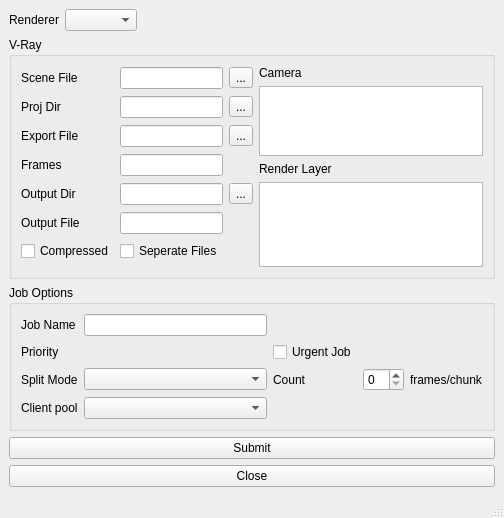
<?xml version="1.0" encoding="UTF-8"?>
<ui version="4.0">
 <class>ShotSubmit</class>
 <widget class="QMainWindow" name="ShotSubmit">
  <property name="geometry">
   <rect>
    <x>0</x>
    <y>0</y>
    <width>504</width>
    <height>518</height>
   </rect>
  </property>
  <property name="windowTitle">
   <string>Shot Submit</string>
  </property>
  <widget class="QWidget" name="centralwidget">
   <layout class="QVBoxLayout" name="verticalLayout_4">
    <item>
     <layout class="QHBoxLayout" name="horizontalLayout_8">
      <item>
       <widget class="QLabel" name="label">
        <property name="text">
         <string>Renderer</string>
        </property>
       </widget>
      </item>
      <item>
       <widget class="QComboBox" name="comboBox"/>
      </item>
      <item>
       <spacer name="horizontalSpacer">
        <property name="orientation">
         <enum>Qt::Horizontal</enum>
        </property>
        <property name="sizeHint" stdset="0">
         <size>
          <width>40</width>
          <height>20</height>
         </size>
        </property>
       </spacer>
      </item>
     </layout>
    </item>
    <item>
     <widget class="QGroupBox" name="groupBox">
      <property name="title">
       <string>V-Ray</string>
      </property>
      <layout class="QHBoxLayout" name="horizontalLayout">
       <item>
        <layout class="QGridLayout" name="gridLayout">
         <item row="1" column="1">
          <widget class="QLineEdit" name="lineEdit_2">
           <property name="text">
            <string/>
           </property>
          </widget>
         </item>
         <item row="1" column="0">
          <widget class="QLabel" name="label_3">
           <property name="text">
            <string>Proj Dir</string>
           </property>
          </widget>
         </item>
         <item row="0" column="0">
          <widget class="QLabel" name="label_2">
           <property name="text">
            <string>Scene File</string>
           </property>
          </widget>
         </item>
         <item row="0" column="1">
          <widget class="QLineEdit" name="lineEdit"/>
         </item>
         <item row="0" column="2">
          <widget class="QToolButton" name="toolButton">
           <property name="text">
            <string>...</string>
           </property>
          </widget>
         </item>
         <item row="5" column="1">
          <widget class="QLineEdit" name="lineEdit_6">
           <property name="text">
            <string/>
           </property>
          </widget>
         </item>
         <item row="2" column="1">
          <widget class="QLineEdit" name="lineEdit_3"/>
         </item>
         <item row="1" column="2">
          <widget class="QToolButton" name="toolButton_2">
           <property name="text">
            <string>...</string>
           </property>
          </widget>
         </item>
         <item row="2" column="2">
          <widget class="QToolButton" name="toolButton_3">
           <property name="text">
            <string>...</string>
           </property>
          </widget>
         </item>
         <item row="4" column="1">
          <widget class="QLineEdit" name="lineEdit_5">
           <property name="text">
            <string/>
           </property>
          </widget>
         </item>
         <item row="4" column="2">
          <widget class="QToolButton" name="toolButton_4">
           <property name="text">
            <string>...</string>
           </property>
          </widget>
         </item>
         <item row="2" column="0">
          <widget class="QLabel" name="label_4">
           <property name="text">
            <string>Export File</string>
           </property>
          </widget>
         </item>
         <item row="5" column="0">
          <widget class="QLabel" name="label_9">
           <property name="text">
            <string>Output File</string>
           </property>
          </widget>
         </item>
         <item row="3" column="0">
          <widget class="QLabel" name="label_7">
           <property name="text">
            <string>Frames</string>
           </property>
          </widget>
         </item>
         <item row="4" column="0">
          <widget class="QLabel" name="label_8">
           <property name="text">
            <string>Output Dir</string>
           </property>
          </widget>
         </item>
         <item row="3" column="1">
          <widget class="QLineEdit" name="lineEdit_4"/>
         </item>
         <item row="6" column="0">
          <widget class="QCheckBox" name="checkBox">
           <property name="text">
            <string>Compressed</string>
           </property>
          </widget>
         </item>
         <item row="6" column="1">
          <widget class="QCheckBox" name="checkBox_2">
           <property name="text">
            <string>Seperate Files</string>
           </property>
          </widget>
         </item>
        </layout>
       </item>
       <item>
        <layout class="QVBoxLayout" name="verticalLayout_3">
         <item>
          <layout class="QVBoxLayout" name="verticalLayout">
           <item>
            <widget class="QLabel" name="label_5">
             <property name="text">
              <string>Camera</string>
             </property>
            </widget>
           </item>
           <item>
            <widget class="QListWidget" name="listWidget"/>
           </item>
          </layout>
         </item>
         <item>
          <layout class="QVBoxLayout" name="verticalLayout_2">
           <item>
            <widget class="QLabel" name="label_6">
             <property name="text">
              <string>Render Layer</string>
             </property>
            </widget>
           </item>
           <item>
            <widget class="QListWidget" name="listWidget_2"/>
           </item>
           <item>
            <spacer name="verticalSpacer">
             <property name="orientation">
              <enum>Qt::Vertical</enum>
             </property>
             <property name="sizeHint" stdset="0">
              <size>
               <width>20</width>
               <height>40</height>
              </size>
             </property>
            </spacer>
           </item>
          </layout>
         </item>
        </layout>
       </item>
      </layout>
     </widget>
    </item>
    <item>
     <widget class="QGroupBox" name="groupBox_2">
      <property name="title">
       <string>Job Options</string>
      </property>
      <layout class="QHBoxLayout" name="horizontalLayout_2">
       <item>
        <layout class="QGridLayout" name="gridLayout_2">
         <item row="1" column="2">
          <widget class="QCheckBox" name="checkBox_3">
           <property name="text">
            <string>Urgent Job</string>
           </property>
          </widget>
         </item>
         <item row="0" column="1">
          <widget class="QLineEdit" name="lineEdit_7"/>
         </item>
         <item row="2" column="0">
          <widget class="QLabel" name="label_12">
           <property name="text">
            <string>Split Mode</string>
           </property>
          </widget>
         </item>
         <item row="2" column="3">
          <widget class="QSpinBox" name="spinBox"/>
         </item>
         <item row="0" column="0">
          <widget class="QLabel" name="label_10">
           <property name="text">
            <string>Job Name</string>
           </property>
          </widget>
         </item>
         <item row="2" column="1">
          <widget class="QComboBox" name="comboBox_2"/>
         </item>
         <item row="1" column="0">
          <widget class="QLabel" name="label_11">
           <property name="text">
            <string>Priority</string>
           </property>
          </widget>
         </item>
         <item row="1" column="1">
          <widget class="Phonon::SeekSlider" name="seekSlider"/>
         </item>
         <item row="2" column="2">
          <widget class="QLabel" name="label_13">
           <property name="text">
            <string>Count</string>
           </property>
          </widget>
         </item>
         <item row="2" column="4">
          <widget class="QLabel" name="label_14">
           <property name="text">
            <string>frames/chunk</string>
           </property>
          </widget>
         </item>
         <item row="3" column="0">
          <widget class="QLabel" name="label_15">
           <property name="text">
            <string>Client pool</string>
           </property>
          </widget>
         </item>
         <item row="3" column="1">
          <widget class="QComboBox" name="comboBox_3"/>
         </item>
        </layout>
       </item>
      </layout>
     </widget>
    </item>
    <item>
     <widget class="QPushButton" name="pushButton">
      <property name="text">
       <string>Submit</string>
      </property>
     </widget>
    </item>
    <item>
     <widget class="QPushButton" name="pushButton_2">
      <property name="text">
       <string>Close</string>
      </property>
     </widget>
    </item>
   </layout>
  </widget>
  <widget class="QMenuBar" name="menubar">
   <property name="geometry">
    <rect>
     <x>0</x>
     <y>0</y>
     <width>504</width>
     <height>21</height>
    </rect>
   </property>
  </widget>
  <widget class="QStatusBar" name="statusbar"/>
 </widget>
 <customwidgets>
  <customwidget>
   <class>Phonon::SeekSlider</class>
   <extends>QWidget</extends>
   <header location="global">phonon/seekslider.h</header>
  </customwidget>
 </customwidgets>
 <resources/>
 <connections/>
</ui>
